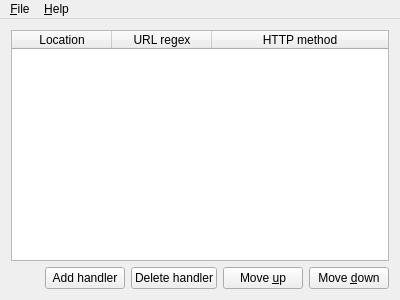
<?xml version="1.0" encoding="UTF-8"?>
<ui version="4.0">
 <class>MainWindow</class>
 <widget class="QMainWindow" name="MainWindow">
  <property name="geometry">
   <rect>
    <x>0</x>
    <y>0</y>
    <width>400</width>
    <height>300</height>
   </rect>
  </property>
  <property name="windowTitle">
   <string>New file</string>
  </property>
  <widget class="QWidget" name="centralWidget">
   <layout class="QVBoxLayout" name="verticalLayout">
    <item>
     <widget class="QTableWidget" name="tableWidget">
      <property name="editTriggers">
       <set>QAbstractItemView::NoEditTriggers</set>
      </property>
      <property name="dragDropMode">
       <enum>QAbstractItemView::NoDragDrop</enum>
      </property>
      <property name="defaultDropAction">
       <enum>Qt::IgnoreAction</enum>
      </property>
      <property name="alternatingRowColors">
       <bool>true</bool>
      </property>
      <property name="selectionMode">
       <enum>QAbstractItemView::SingleSelection</enum>
      </property>
      <property name="selectionBehavior">
       <enum>QAbstractItemView::SelectRows</enum>
      </property>
      <attribute name="horizontalHeaderStretchLastSection">
       <bool>true</bool>
      </attribute>
      <column>
       <property name="text">
        <string>Location</string>
       </property>
       <property name="toolTip">
        <string>The shared library object file location</string>
       </property>
      </column>
      <column>
       <property name="text">
        <string>URL regex</string>
       </property>
       <property name="toolTip">
        <string>The regular expression pattern used to filter the requests based on the URL</string>
       </property>
      </column>
      <column>
       <property name="text">
        <string>HTTP method</string>
       </property>
       <property name="toolTip">
        <string>The HTTP method (GET, HEAD, POST, ...)</string>
       </property>
      </column>
     </widget>
    </item>
    <item>
     <layout class="QHBoxLayout" name="horizontalLayout">
      <item>
       <spacer name="horizontalSpacer">
        <property name="orientation">
         <enum>Qt::Horizontal</enum>
        </property>
        <property name="sizeHint" stdset="0">
         <size>
          <width>40</width>
          <height>20</height>
         </size>
        </property>
       </spacer>
      </item>
      <item>
       <widget class="QPushButton" name="addPushButton">
        <property name="text">
         <string>Add handler</string>
        </property>
       </widget>
      </item>
      <item>
       <widget class="QPushButton" name="deletePushButton">
        <property name="text">
         <string>Delete handler</string>
        </property>
       </widget>
      </item>
      <item>
       <widget class="QPushButton" name="moveUpPushButton">
        <property name="text">
         <string>Move &amp;up</string>
        </property>
       </widget>
      </item>
      <item>
       <widget class="QPushButton" name="moveDownPushButton">
        <property name="text">
         <string>Move &amp;down</string>
        </property>
       </widget>
      </item>
     </layout>
    </item>
   </layout>
  </widget>
  <widget class="QMenuBar" name="menuBar">
   <property name="geometry">
    <rect>
     <x>0</x>
     <y>0</y>
     <width>400</width>
     <height>28</height>
    </rect>
   </property>
   <widget class="QMenu" name="menuFile">
    <property name="title">
     <string>&amp;File</string>
    </property>
    <addaction name="actionNew"/>
    <addaction name="actionOpen"/>
    <addaction name="actionSave"/>
    <addaction name="actionSave_as"/>
   </widget>
   <widget class="QMenu" name="menuAbout">
    <property name="title">
     <string>&amp;Help</string>
    </property>
    <addaction name="actionAbout"/>
    <addaction name="actionAbout_Qt"/>
   </widget>
   <addaction name="menuFile"/>
   <addaction name="menuAbout"/>
  </widget>
  <action name="actionSave_as">
   <property name="text">
    <string>Save as</string>
   </property>
   <property name="shortcut">
    <string>Ctrl+Shift+S</string>
   </property>
  </action>
  <action name="actionOpen">
   <property name="text">
    <string>Open</string>
   </property>
   <property name="shortcut">
    <string>Ctrl+O</string>
   </property>
  </action>
  <action name="actionNew">
   <property name="text">
    <string>New</string>
   </property>
   <property name="shortcut">
    <string>Ctrl+N</string>
   </property>
  </action>
  <action name="actionSave">
   <property name="text">
    <string>Save</string>
   </property>
   <property name="shortcut">
    <string>Ctrl+S</string>
   </property>
  </action>
  <action name="actionAbout">
   <property name="text">
    <string>About</string>
   </property>
  </action>
  <action name="actionAbout_Qt">
   <property name="text">
    <string>About Qt</string>
   </property>
  </action>
 </widget>
 <layoutdefault spacing="6" margin="11"/>
 <resources/>
 <connections/>
</ui>
